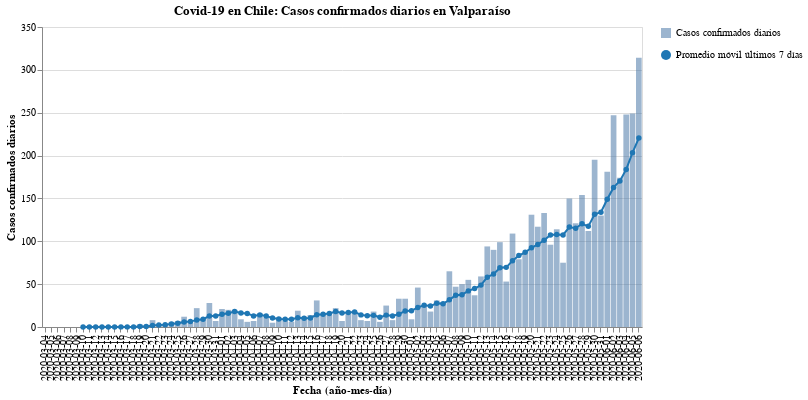

The code cell stored with this chart in its notebook:
### Code cell
#hide_input
bars, line = my_cases_plot(region)
(bars + line).properties(
    title=f'Covid-19 en Chile: Casos confirmados diarios en {region}',
    width=600
)

### Figure 1 — Vega-Lite specification as saved in the notebook (floating-point values rounded to 4 significant figures)
{"config": {"view": {"continuousWidth": 400, "continuousHeight": 300}}, "layer": [{"mark": {"type": "bar", "opacity": 0.7}, "encoding": {"opacity": {"type": "nominal", "field": "Casos confirmados diarios", "legend": {"title": ""}}, "tooltip": [{"type": "nominal", "field": "Fecha"}, {"type": "quantitative", "field": "Casos confirmados"}], "x": {"type": "nominal", "axis": {"title": "Fecha (año-mes-día)"}, "field": "Fecha"}, "y": {"type": "quantitative", "axis": {"title": "Casos confirmados diarios"}, "field": "Casos confirmados"}}}, {"mark": {"type": "line", "color": "#1f77b4", "point": {"filled": true, "fill": "#1f77b4"}}, "encoding": {"shape": {"type": "nominal", "field": "Promedio móvil últimos 7 días", "legend": {"title": ""}}, "x": {"type": "nominal", "axis": {"title": "Fecha (año-mes-día)"}, "field": "Fecha"}, "y": {"type": "quantitative", "field": "Rolling"}}}], "data": {"name": "data-9d82cd66fb03ea8eaacb197d1eda08ed"}, "title": "Covid-19 en Chile: Casos confirmados diarios en Valparaíso", "width": 600, "$schema": "https://vega.github.io/schema/vega-lite/v4.8.1.json", "datasets": {"data-9d82cd66fb03ea8eaacb197d1eda08ed": [{"Fecha": "2020-03-04", "Casos confirmados": 0, "Rolling": null, "Casos confirmados diarios": "Casos confirmados diarios", "Promedio móvil últimos 7 días": "Promedio móvil últimos 7 días"}, {"Fecha": "2020-03-05", "Casos confirmados": 0, "Rolling": null, "Casos confirmados diarios": "Casos confirmados diarios", "Promedio móvil últimos 7 días": "Promedio móvil últimos 7 días"}, {"Fecha": "2020-03-06", "Casos confirmados": 0, "Rolling": null, "Casos confirmados diarios": "Casos confirmados diarios", "Promedio móvil últimos 7 días": "Promedio móvil últimos 7 días"}, {"Fecha": "2020-03-07", "Casos confirmados": 0, "Rolling": null, "Casos confirmados diarios": "Casos confirmados diarios", "Promedio móvil últimos 7 días": "Promedio móvil últimos 7 días"}, {"Fecha": "2020-03-08", "Casos confirmados": 0, "Rolling": null, "Casos confirmados diarios": "Casos confirmados diarios", "Promedio móvil últimos 7 días": "Promedio móvil últimos 7 días"}, {"Fecha": "2020-03-09", "Casos confirmados": 0, "Rolling": null, "Casos confirmados diarios": "Casos confirmados diarios", "Promedio móvil últimos 7 días": "Promedio móvil últimos 7 días"}, {"Fecha": "2020-03-10", "Casos confirmados": 0, "Rolling": 0.0, "Casos confirmados diarios": "Casos confirmados diarios", "Promedio móvil últimos 7 días": "Promedio móvil últimos 7 días"}, {"Fecha": "2020-03-11", "Casos confirmados": 0, "Rolling": 0.0, "Casos confirmados diarios": "Casos confirmados diarios", "Promedio móvil últimos 7 días": "Promedio móvil últimos 7 días"}, {"Fecha": "2020-03-12", "Casos confirmados": 0, "Rolling": 0.0, "Casos confirmados diarios": "Casos confirmados diarios", "Promedio móvil últimos 7 días": "Promedio móvil últimos 7 días"}, {"Fecha": "2020-03-13", "Casos confirmados": 0, "Rolling": 0.0, "Casos confirmados diarios": "Casos confirmados diarios", "Promedio móvil últimos 7 días": "Promedio móvil últimos 7 días"}, {"Fecha": "2020-03-14", "Casos confirmados": 0, "Rolling": 0.0, "Casos confirmados diarios": "Casos confirmados diarios", "Promedio móvil últimos 7 días": "Promedio móvil últimos 7 días"}, {"Fecha": "2020-03-15", "Casos confirmados": 0, "Rolling": 0.0, "Casos confirmados diarios": "Casos confirmados diarios", "Promedio móvil últimos 7 días": "Promedio móvil últimos 7 días"}, {"Fecha": "2020-03-16", "Casos confirmados": 1, "Rolling": 0.1429, "Casos confirmados diarios": "Casos confirmados diarios", "Promedio móvil últimos 7 días": "Promedio móvil últimos 7 días"}, {"Fecha": "2020-03-17", "Casos confirmados": 0, "Rolling": 0.1429, "Casos confirmados diarios": "Casos confirmados diarios", "Promedio móvil últimos 7 días": "Promedio móvil últimos 7 días"}, {"Fecha": "2020-03-18", "Casos confirmados": 0, "Rolling": 0.1429, "Casos confirmados diarios": "Casos confirmados diarios", "Promedio móvil últimos 7 días": "Promedio móvil últimos 7 días"}, {"Fecha": "2020-03-19", "Casos confirmados": 3, "Rolling": 0.5714, "Casos confirmados diarios": "Casos confirmados diarios", "Promedio móvil últimos 7 días": "Promedio móvil últimos 7 días"}, {"Fecha": "2020-03-20", "Casos confirmados": 1, "Rolling": 0.7143, "Casos confirmados diarios": "Casos confirmados diarios", "Promedio móvil últimos 7 días": "Promedio móvil últimos 7 días"}, {"Fecha": "2020-03-21", "Casos confirmados": 8, "Rolling": 1.857, "Casos confirmados diarios": "Casos confirmados diarios", "Promedio móvil últimos 7 días": "Promedio móvil últimos 7 días"}, {"Fecha": "2020-03-22", "Casos confirmados": 3, "Rolling": 2.286, "Casos confirmados diarios": "Casos confirmados diarios", "Promedio móvil últimos 7 días": "Promedio móvil últimos 7 días"}, {"Fecha": "2020-03-23", "Casos confirmados": 3, "Rolling": 2.571, "Casos confirmados diarios": "Casos confirmados diarios", "Promedio móvil últimos 7 días": "Promedio móvil últimos 7 días"}, {"Fecha": "2020-03-24", "Casos confirmados": 6, "Rolling": 3.429, "Casos confirmados diarios": "Casos confirmados diarios", "Promedio móvil últimos 7 días": "Promedio móvil últimos 7 días"}, {"Fecha": "2020-03-25", "Casos confirmados": 7, "Rolling": 4.429, "Casos confirmados diarios": "Casos confirmados diarios", "Promedio móvil últimos 7 días": "Promedio móvil últimos 7 días"}, {"Fecha": "2020-03-26", "Casos confirmados": 12, "Rolling": 5.714, "Casos confirmados diarios": "Casos confirmados diarios", "Promedio móvil últimos 7 días": "Promedio móvil últimos 7 días"}, {"Fecha": "2020-03-27", "Casos confirmados": 5, "Rolling": 6.286, "Casos confirmados diarios": "Casos confirmados diarios", "Promedio móvil últimos 7 días": "Promedio móvil últimos 7 días"}, {"Fecha": "2020-03-28", "Casos confirmados": 22, "Rolling": 8.286, "Casos confirmados diarios": "Casos confirmados diarios", "Promedio móvil últimos 7 días": "Promedio móvil últimos 7 días"}, {"Fecha": "2020-03-29", "Casos confirmados": 9, "Rolling": 9.143, "Casos confirmados diarios": "Casos confirmados diarios", "Promedio móvil últimos 7 días": "Promedio móvil últimos 7 días"}, {"Fecha": "2020-03-30", "Casos confirmados": 28, "Rolling": 12.71, "Casos confirmados diarios": "Casos confirmados diarios", "Promedio móvil últimos 7 días": "Promedio móvil últimos 7 días"}, {"Fecha": "2020-03-31", "Casos confirmados": 7, "Rolling": 12.86, "Casos confirmados diarios": "Casos confirmados diarios", "Promedio móvil últimos 7 días": "Promedio móvil últimos 7 días"}, {"Fecha": "2020-04-01", "Casos confirmados": 21, "Rolling": 14.86, "Casos confirmados diarios": "Casos confirmados diarios", "Promedio móvil últimos 7 días": "Promedio móvil últimos 7 días"}, {"Fecha": "2020-04-02", "Casos confirmados": 20, "Rolling": 16.0, "Casos confirmados diarios": "Casos confirmados diarios", "Promedio móvil últimos 7 días": "Promedio móvil últimos 7 días"}, {"Fecha": "2020-04-03", "Casos confirmados": 20, "Rolling": 18.14, "Casos confirmados diarios": "Casos confirmados diarios", "Promedio móvil últimos 7 días": "Promedio móvil últimos 7 días"}, {"Fecha": "2020-04-04", "Casos confirmados": 9, "Rolling": 16.29, "Casos confirmados diarios": "Casos confirmados diarios", "Promedio móvil últimos 7 días": "Promedio móvil últimos 7 días"}, {"Fecha": "2020-04-05", "Casos confirmados": 6, "Rolling": 15.86, "Casos confirmados diarios": "Casos confirmados diarios", "Promedio móvil últimos 7 días": "Promedio móvil últimos 7 días"}, {"Fecha": "2020-04-06", "Casos confirmados": 7, "Rolling": 12.86, "Casos confirmados diarios": "Casos confirmados diarios", "Promedio móvil últimos 7 días": "Promedio móvil últimos 7 días"}, {"Fecha": "2020-04-07", "Casos confirmados": 16, "Rolling": 14.14, "Casos confirmados diarios": "Casos confirmados diarios", "Promedio móvil últimos 7 días": "Promedio móvil últimos 7 días"}, {"Fecha": "2020-04-08", "Casos confirmados": 11, "Rolling": 12.71, "Casos confirmados diarios": "Casos confirmados diarios", "Promedio móvil últimos 7 días": "Promedio móvil últimos 7 días"}, {"Fecha": "2020-04-09", "Casos confirmados": 5, "Rolling": 10.57, "Casos confirmados diarios": "Casos confirmados diarios", "Promedio móvil últimos 7 días": "Promedio móvil últimos 7 días"}, {"Fecha": "2020-04-10", "Casos confirmados": 11, "Rolling": 9.286, "Casos confirmados diarios": "Casos confirmados diarios", "Promedio móvil últimos 7 días": "Promedio móvil últimos 7 días"}, {"Fecha": "2020-04-11", "Casos confirmados": 7, "Rolling": 9.0, "Casos confirmados diarios": "Casos confirmados diarios", "Promedio móvil últimos 7 días": "Promedio móvil últimos 7 días"}, {"Fecha": "2020-04-12", "Casos confirmados": 6, "Rolling": 9.0, "Casos confirmados diarios": "Casos confirmados diarios", "Promedio móvil últimos 7 días": "Promedio móvil últimos 7 días"}, {"Fecha": "2020-04-13", "Casos confirmados": 19, "Rolling": 10.71, "Casos confirmados diarios": "Casos confirmados diarios", "Promedio móvil últimos 7 días": "Promedio móvil últimos 7 días"}, {"Fecha": "2020-04-14", "Casos confirmados": 12, "Rolling": 10.14, "Casos confirmados diarios": "Casos confirmados diarios", "Promedio móvil últimos 7 días": "Promedio móvil últimos 7 días"}, {"Fecha": "2020-04-15", "Casos confirmados": 14, "Rolling": 10.57, "Casos confirmados diarios": "Casos confirmados diarios", "Promedio móvil últimos 7 días": "Promedio móvil últimos 7 días"}, {"Fecha": "2020-04-16", "Casos confirmados": 31, "Rolling": 14.29, "Casos confirmados diarios": "Casos confirmados diarios", "Promedio móvil últimos 7 días": "Promedio móvil últimos 7 días"}, {"Fecha": "2020-04-17", "Casos confirmados": 15, "Rolling": 14.86, "Casos confirmados diarios": "Casos confirmados diarios", "Promedio móvil últimos 7 días": "Promedio móvil últimos 7 días"}, {"Fecha": "2020-04-18", "Casos confirmados": 14, "Rolling": 15.86, "Casos confirmados diarios": "Casos confirmados diarios", "Promedio móvil últimos 7 días": "Promedio móvil últimos 7 días"}, {"Fecha": "2020-04-19", "Casos confirmados": 22, "Rolling": 18.14, "Casos confirmados diarios": "Casos confirmados diarios", "Promedio móvil últimos 7 días": "Promedio móvil últimos 7 días"}, {"Fecha": "2020-04-20", "Casos confirmados": 7, "Rolling": 16.43, "Casos confirmados diarios": "Casos confirmados diarios", "Promedio móvil últimos 7 días": "Promedio móvil últimos 7 días"}, {"Fecha": "2020-04-21", "Casos confirmados": 15, "Rolling": 16.86, "Casos confirmados diarios": "Casos confirmados diarios", "Promedio móvil últimos 7 días": "Promedio móvil últimos 7 días"}, {"Fecha": "2020-04-22", "Casos confirmados": 18, "Rolling": 17.43, "Casos confirmados diarios": "Casos confirmados diarios", "Promedio móvil últimos 7 días": "Promedio móvil últimos 7 días"}, {"Fecha": "2020-04-23", "Casos confirmados": 8, "Rolling": 14.14, "Casos confirmados diarios": "Casos confirmados diarios", "Promedio móvil últimos 7 días": "Promedio móvil últimos 7 días"}, {"Fecha": "2020-04-24", "Casos confirmados": 7, "Rolling": 13.0, "Casos confirmados diarios": "Casos confirmados diarios", "Promedio móvil últimos 7 días": "Promedio móvil últimos 7 días"}, {"Fecha": "2020-04-25", "Casos confirmados": 18, "Rolling": 13.57, "Casos confirmados diarios": "Casos confirmados diarios", "Promedio móvil últimos 7 días": "Promedio móvil últimos 7 días"}, {"Fecha": "2020-04-26", "Casos confirmados": 6, "Rolling": 11.29, "Casos confirmados diarios": "Casos confirmados diarios", "Promedio móvil últimos 7 días": "Promedio móvil últimos 7 días"}, {"Fecha": "2020-04-27", "Casos confirmados": 25, "Rolling": 13.86, "Casos confirmados diarios": "Casos confirmados diarios", "Promedio móvil últimos 7 días": "Promedio móvil últimos 7 días"}, {"Fecha": "2020-04-28", "Casos confirmados": 8, "Rolling": 12.86, "Casos confirmados diarios": "Casos confirmados diarios", "Promedio móvil últimos 7 días": "Promedio móvil últimos 7 días"}, {"Fecha": "2020-04-29", "Casos confirmados": 33, "Rolling": 15.0, "Casos confirmados diarios": "Casos confirmados diarios", "Promedio móvil últimos 7 días": "Promedio móvil últimos 7 días"}, {"Fecha": "2020-04-30", "Casos confirmados": 33, "Rolling": 18.57, "Casos confirmados diarios": "Casos confirmados diarios", "Promedio móvil últimos 7 días": "Promedio móvil últimos 7 días"}, {"Fecha": "2020-05-01", "Casos confirmados": 9, "Rolling": 18.86, "Casos confirmados diarios": "Casos confirmados diarios", "Promedio móvil últimos 7 días": "Promedio móvil últimos 7 días"}, {"Fecha": "2020-05-02", "Casos confirmados": 46, "Rolling": 22.86, "Casos confirmados diarios": "Casos confirmados diarios", "Promedio móvil últimos 7 días": "Promedio móvil últimos 7 días"}, {"Fecha": "2020-05-03", "Casos confirmados": 24, "Rolling": 25.43, "Casos confirmados diarios": "Casos confirmados diarios", "Promedio móvil últimos 7 días": "Promedio móvil últimos 7 días"}, {"Fecha": "2020-05-04", "Casos confirmados": 18, "Rolling": 24.43, "Casos confirmados diarios": "Casos confirmados diarios", "Promedio móvil últimos 7 días": "Promedio móvil últimos 7 días"}, {"Fecha": "2020-05-05", "Casos confirmados": 31, "Rolling": 27.71, "Casos confirmados diarios": "Casos confirmados diarios", "Promedio móvil últimos 7 días": "Promedio móvil últimos 7 días"}, {"Fecha": "2020-05-06", "Casos confirmados": 29, "Rolling": 27.14, "Casos confirmados diarios": "Casos confirmados diarios", "Promedio móvil últimos 7 días": "Promedio móvil últimos 7 días"}, {"Fecha": "2020-05-07", "Casos confirmados": 65, "Rolling": 31.71, "Casos confirmados diarios": "Casos confirmados diarios", "Promedio móvil últimos 7 días": "Promedio móvil últimos 7 días"}, {"Fecha": "2020-05-08", "Casos confirmados": 47, "Rolling": 37.14, "Casos confirmados diarios": "Casos confirmados diarios", "Promedio móvil últimos 7 días": "Promedio móvil últimos 7 días"}, {"Fecha": "2020-05-09", "Casos confirmados": 50, "Rolling": 37.71, "Casos confirmados diarios": "Casos confirmados diarios", "Promedio móvil últimos 7 días": "Promedio móvil últimos 7 días"}, {"Fecha": "2020-05-10", "Casos confirmados": 55, "Rolling": 42.14, "Casos confirmados diarios": "Casos confirmados diarios", "Promedio móvil últimos 7 días": "Promedio móvil últimos 7 días"}, {"Fecha": "2020-05-11", "Casos confirmados": 37, "Rolling": 44.86, "Casos confirmados diarios": "Casos confirmados diarios", "Promedio móvil últimos 7 días": "Promedio móvil últimos 7 días"}, {"Fecha": "2020-05-12", "Casos confirmados": 59, "Rolling": 48.86, "Casos confirmados diarios": "Casos confirmados diarios", "Promedio móvil últimos 7 días": "Promedio móvil últimos 7 días"}, {"Fecha": "2020-05-13", "Casos confirmados": 94, "Rolling": 58.14, "Casos confirmados diarios": "Casos confirmados diarios", "Promedio móvil últimos 7 días": "Promedio móvil últimos 7 días"}, {"Fecha": "2020-05-14", "Casos confirmados": 90, "Rolling": 61.71, "Casos confirmados diarios": "Casos confirmados diarios", "Promedio móvil últimos 7 días": "Promedio móvil últimos 7 días"}, {"Fecha": "2020-05-15", "Casos confirmados": 99, "Rolling": 69.14, "Casos confirmados diarios": "Casos confirmados diarios", "Promedio móvil últimos 7 días": "Promedio móvil últimos 7 días"}, {"Fecha": "2020-05-16", "Casos confirmados": 53, "Rolling": 69.57, "Casos confirmados diarios": "Casos confirmados diarios", "Promedio móvil últimos 7 días": "Promedio móvil últimos 7 días"}, {"Fecha": "2020-05-17", "Casos confirmados": 109, "Rolling": 77.29, "Casos confirmados diarios": "Casos confirmados diarios", "Promedio móvil últimos 7 días": "Promedio móvil últimos 7 días"}, {"Fecha": "2020-05-18", "Casos confirmados": 79, "Rolling": 83.29, "Casos confirmados diarios": "Casos confirmados diarios", "Promedio móvil últimos 7 días": "Promedio móvil últimos 7 días"}, {"Fecha": "2020-05-19", "Casos confirmados": 86, "Rolling": 87.14, "Casos confirmados diarios": "Casos confirmados diarios", "Promedio móvil últimos 7 días": "Promedio móvil últimos 7 días"}, {"Fecha": "2020-05-20", "Casos confirmados": 131, "Rolling": 92.43, "Casos confirmados diarios": "Casos confirmados diarios", "Promedio móvil últimos 7 días": "Promedio móvil últimos 7 días"}, {"Fecha": "2020-05-21", "Casos confirmados": 117, "Rolling": 96.29, "Casos confirmados diarios": "Casos confirmados diarios", "Promedio móvil últimos 7 días": "Promedio móvil últimos 7 días"}, {"Fecha": "2020-05-22", "Casos confirmados": 133, "Rolling": 101.1, "Casos confirmados diarios": "Casos confirmados diarios", "Promedio móvil últimos 7 días": "Promedio móvil últimos 7 días"}, {"Fecha": "2020-05-23", "Casos confirmados": 96, "Rolling": 107.3, "Casos confirmados diarios": "Casos confirmados diarios", "Promedio móvil últimos 7 días": "Promedio móvil últimos 7 días"}, {"Fecha": "2020-05-24", "Casos confirmados": 114, "Rolling": 108.0, "Casos confirmados diarios": "Casos confirmados diarios", "Promedio móvil últimos 7 días": "Promedio móvil últimos 7 días"}, {"Fecha": "2020-05-25", "Casos confirmados": 75, "Rolling": 107.4, "Casos confirmados diarios": "Casos confirmados diarios", "Promedio móvil últimos 7 días": "Promedio móvil últimos 7 días"}, {"Fecha": "2020-05-26", "Casos confirmados": 150, "Rolling": 116.6, "Casos confirmados diarios": "Casos confirmados diarios", "Promedio móvil últimos 7 días": "Promedio móvil últimos 7 días"}, {"Fecha": "2020-05-27", "Casos confirmados": 121, "Rolling": 115.1, "Casos confirmados diarios": "Casos confirmados diarios", "Promedio móvil últimos 7 días": "Promedio móvil últimos 7 días"}, {"Fecha": "2020-05-28", "Casos confirmados": 154, "Rolling": 120.4, "Casos confirmados diarios": "Casos confirmados diarios", "Promedio móvil últimos 7 días": "Promedio móvil últimos 7 días"}, {"Fecha": "2020-05-29", "Casos confirmados": 112, "Rolling": 117.4, "Casos confirmados diarios": "Casos confirmados diarios", "Promedio móvil últimos 7 días": "Promedio móvil últimos 7 días"}, {"Fecha": "2020-05-30", "Casos confirmados": 195, "Rolling": 131.6, "Casos confirmados diarios": "Casos confirmados diarios", "Promedio móvil últimos 7 días": "Promedio móvil últimos 7 días"}, {"Fecha": "2020-05-31", "Casos confirmados": 130, "Rolling": 133.9, "Casos confirmados diarios": "Casos confirmados diarios", "Promedio móvil últimos 7 días": "Promedio móvil últimos 7 días"}, {"Fecha": "2020-06-01", "Casos confirmados": 181, "Rolling": 149.0, "Casos confirmados diarios": "Casos confirmados diarios", "Promedio móvil últimos 7 días": "Promedio móvil últimos 7 días"}, {"Fecha": "2020-06-02", "Casos confirmados": 247, "Rolling": 162.9, "Casos confirmados diarios": "Casos confirmados diarios", "Promedio móvil últimos 7 días": "Promedio móvil últimos 7 días"}, {"Fecha": "2020-06-03", "Casos confirmados": 174, "Rolling": 170.4, "Casos confirmados diarios": "Casos confirmados diarios", "Promedio móvil últimos 7 días": "Promedio móvil últimos 7 días"}, {"Fecha": "2020-06-04", "Casos confirmados": 248, "Rolling": 183.9, "Casos confirmados diarios": "Casos confirmados diarios", "Promedio móvil últimos 7 días": "Promedio móvil últimos 7 días"}, {"Fecha": "2020-06-05", "Casos confirmados": 249, "Rolling": 203.4, "Casos confirmados diarios": "Casos confirmados diarios", "Promedio móvil últimos 7 días": "Promedio móvil últimos 7 días"}, {"Fecha": "2020-06-06", "Casos confirmados": 314, "Rolling": 220.4, "Casos confirmados diarios": "Casos confirmados diarios", "Promedio móvil últimos 7 días": "Promedio móvil últimos 7 días"}]}}
